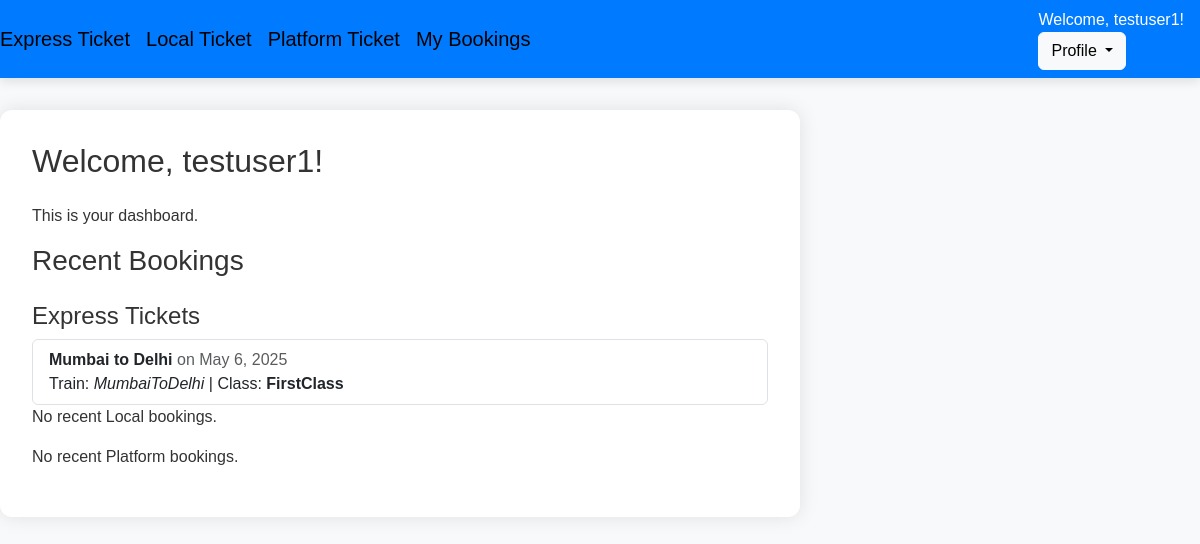
/users/ (signed in), run on an earlier commit of the app's database.
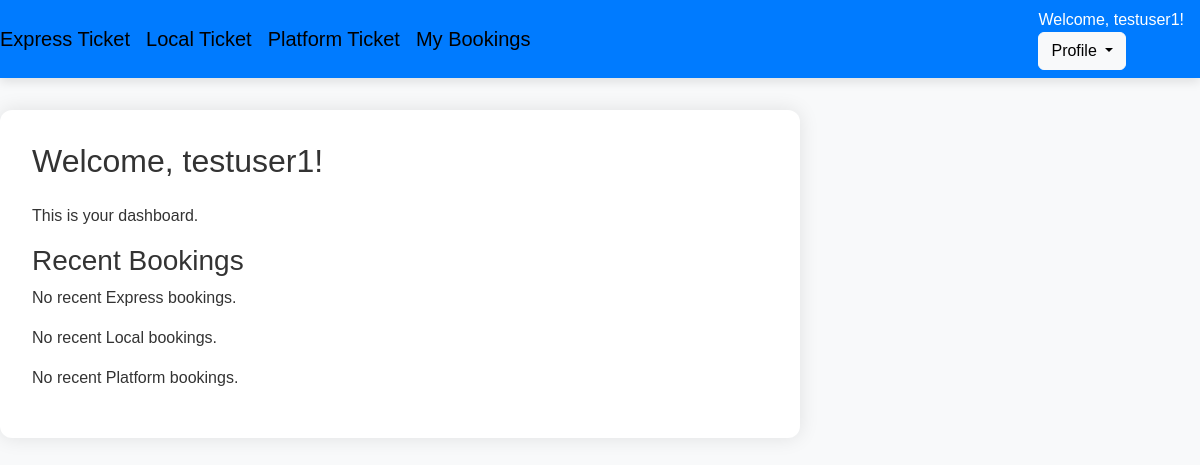
And on a later commit of the database.
### bookings/models.py (models this page shows, shortened)
class ExpressTicket(models.Model):
    user = models.ForeignKey(User, on_delete=models.CASCADE)
    source = models.CharField(max_length=100)
    destination = models.CharField(max_length=100)
    travel_date = models.DateField()
    passengers = models.IntegerField()
    booked_at = models.DateTimeField(auto_now_add=True)
    train_name = models.CharField(max_length=64)
    travel_class = models.CharField(max_length=64)

### users/views.py (the view)
# urls.py: path('', views.index_view, name='index'),
@login_required
def index_view(request):
    express_bookings = ExpressTicket.objects.filter(user=request.user).order_by('-booked_at')[:5]  # Limit to 5 most recent
    local_bookings = LocalTicket.objects.filter(user=request.user).order_by('-booked_at')[:5]
    platform_bookings = PlatformTicket.objects.filter(user=request.user).order_by('-booked_at')[:5]
    context = {
        'user': request.user,
        'express_bookings': express_bookings,
        'local_bookings': local_bookings,
        'platform_bookings': platform_bookings,
    }
    return render(request, 'users/index.html', context)

### users/templates/users/index.html
{% extends 'layout.html' %}
{% block content %}
  <div class="container-content">
    <h2 class="mb-4">Welcome, {{ user.username }}!</h2>
    <p>This is your dashboard.</p>
    <h3>Recent Bookings</h3>
    {% if express_bookings %}
      <h4 class="mt-4">Express Tickets</h4>
      <ul class="list-group">
        {% for booking in express_bookings %}
          <li class="list-group-item">
            <strong>{{ booking.source }} to {{ booking.destination }}</strong>
            <span class="text-muted">on {{ booking.travel_date }}</span><br>
            Train: <em>{{ booking.train_name }}</em> | Class: <strong>{{ booking.travel_class }}</strong>
          </li>
        {% endfor %}
      </ul>
    {% else %}
      <p>No recent Express bookings.</p>
    {% endif %}
    {% if local_bookings %}
      <h4 class="mt-4">Local Tickets</h4>
      <ul class="list-group">
        {% for booking in local_bookings %}
          <li class="list-group-item">
            <strong>{{ booking.line_direction }}</strong>
            <span class="text-muted">on {{ booking.travel_date }}</span>
            | Tickets: <strong>{{ booking.ticket_count }}</strong>
          </li>
        {% endfor %}
      </ul>
    {% else %}
      <p>No recent Local bookings.</p>
    {% endif %}
    {% if platform_bookings %}
      <h4 class="mt-4">Platform Tickets</h4>
      <ul class="list-group">
        {% for booking in platform_bookings %}
          <li class="list-group-item">
            <strong>{{ booking.station }}</strong>
            <span class="text-muted">({{ booking.ticket_count }} tickets)</span><br>
            Valid until: <strong>{{ booking.valid_until }}</strong>
          </li>
        {% endfor %}
      </ul>
    {% else %}
      <p>No recent Platform bookings.</p>
    {% endif %}
  </div>
{% endblock %}

What changed in the data, as far as the page shows it:
no longer on this page (row edited): ExpressTicket: source "Mumbai", destination "Delhi", travel_date "May 6, 2025", train_name "MumbaiToDelhi", travel_class "FirstClass"
Also different on the page:
text no longer shown: "Express Tickets"
text now shown: "No recent Express bookings."
